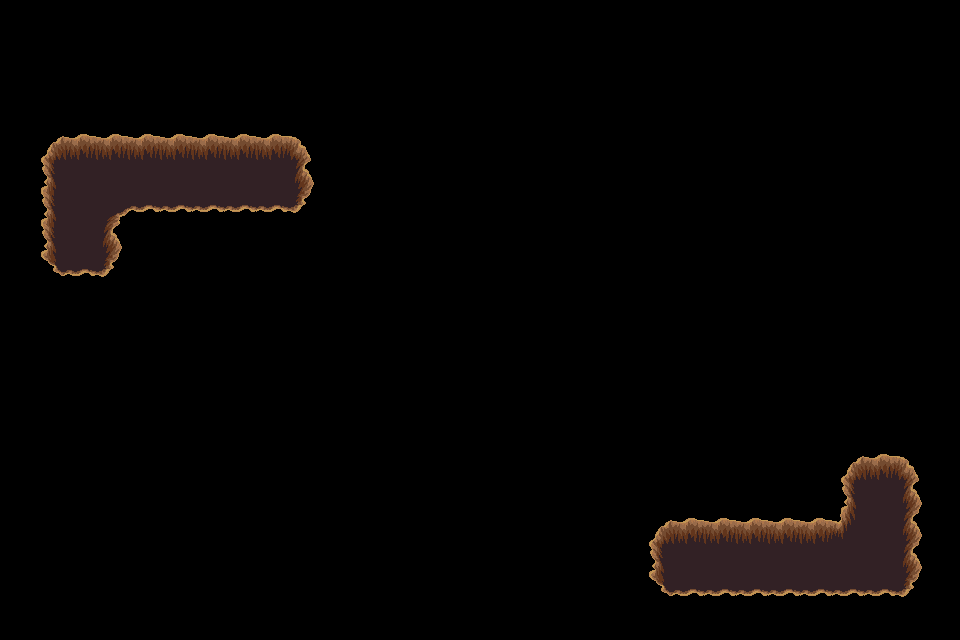

This is a level from a 2D game, rendered from its Tiled map with the project's own tilesets. A one-line summary and the complete map file follow:
An orthogonal 30x20 tile map with 32x32 px tiles, 1 tile layer (trou), 2 tilesets.

<map version="1.4" tiledversion="1.4.3" orientation="orthogonal" renderorder="right-down" width="30" height="20" tilewidth="32" tileheight="32" infinite="0" nextlayerid="9" nextobjectid="1">
 <tileset firstgid="1" source="../../dungeon_green.tsx" />
 <tileset firstgid="530" source="../../dungeon.tsx" />
 <layer id="8" name="trou" width="30" height="20">
  <data encoding="csv">
0,0,0,0,0,0,0,0,0,0,0,0,0,0,0,0,0,0,0,0,0,0,0,0,0,0,0,0,0,0,
0,0,0,0,0,0,0,0,0,0,0,0,0,0,0,0,0,0,0,0,0,0,0,0,0,0,0,0,0,0,
0,0,0,0,0,0,0,0,0,0,0,0,0,0,0,0,0,0,0,0,0,0,0,0,0,0,0,0,0,0,
0,0,0,0,0,0,0,0,0,0,0,0,0,0,0,0,0,0,0,0,0,0,0,0,0,0,0,0,0,0,
0,432,433,433,433,433,433,433,433,434,0,0,0,0,0,0,0,0,0,0,0,0,0,0,0,0,0,0,0,0,
0,455,456,456,456,456,456,456,456,457,0,0,0,0,0,0,0,0,0,0,0,0,0,0,0,0,0,0,0,0,
0,455,456,387,479,479,479,479,479,480,0,0,0,0,0,0,0,0,0,0,0,0,0,0,0,0,0,0,0,0,
0,455,456,457,0,0,0,0,0,0,0,0,0,0,0,0,0,0,0,0,0,0,0,0,0,0,0,0,0,0,
0,478,479,480,0,0,0,0,0,0,0,0,0,0,0,0,0,0,0,0,0,0,0,0,0,0,0,0,0,0,
0,0,0,0,0,0,0,0,0,0,0,0,0,0,0,0,0,0,0,0,0,0,0,0,0,0,0,0,0,0,
0,0,0,0,0,0,0,0,0,0,0,0,0,0,0,0,0,0,0,0,0,0,0,0,0,0,0,0,0,0,
0,0,0,0,0,0,0,0,0,0,0,0,0,0,0,0,0,0,0,0,0,0,0,0,0,0,0,0,0,0,
0,0,0,0,0,0,0,0,0,0,0,0,0,0,0,0,0,0,0,0,0,0,0,0,0,0,0,0,0,0,
0,0,0,0,0,0,0,0,0,0,0,0,0,0,0,0,0,0,0,0,0,0,0,0,0,0,0,0,0,0,
0,0,0,0,0,0,0,0,0,0,0,0,0,0,0,0,0,0,0,0,0,0,0,0,0,0,432,433,434,0,
0,0,0,0,0,0,0,0,0,0,0,0,0,0,0,0,0,0,0,0,0,0,0,0,0,0,455,456,457,0,
0,0,0,0,0,0,0,0,0,0,0,0,0,0,0,0,0,0,0,0,432,433,433,433,433,433,411,456,457,0,
0,0,0,0,0,0,0,0,0,0,0,0,0,0,0,0,0,0,0,0,455,456,456,456,456,456,456,456,457,0,
0,0,0,0,0,0,0,0,0,0,0,0,0,0,0,0,0,0,0,0,478,479,479,479,479,479,479,479,480,0,
0,0,0,0,0,0,0,0,0,0,0,0,0,0,0,0,0,0,0,0,0,0,0,0,0,0,0,0,0,0
</data>
 </layer>
</map>
